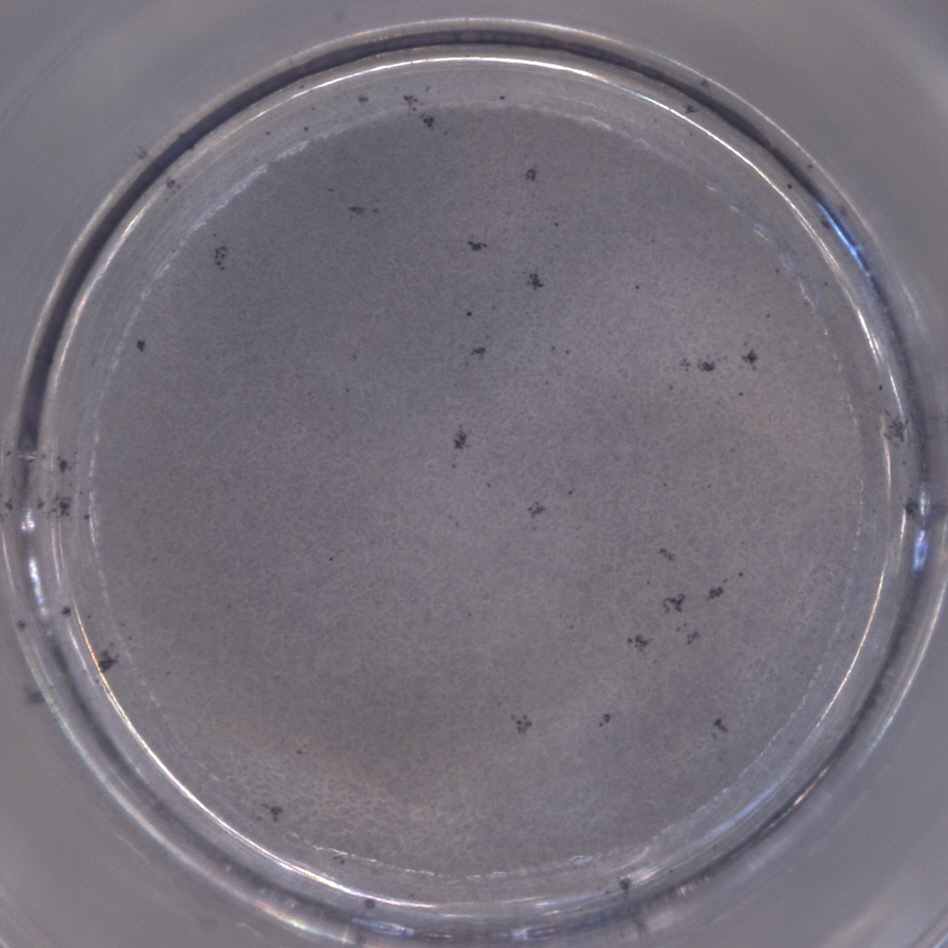
#> input picture P1/A2.jpg, 948 x 948 px, found by its file name
$ jupyter execute --allow-errors Image_border.ipynb
#> lines starting #> are read from the running program, lines starting #| are printed output that depends on the picture; after the words box and inside, x2 and y2 are one past the last pixel; in counts of white or black regions, pixels touching at a corner belong together
<a href="https://colab.research.google.com/github/XxIKumaxX/WiL_Siriraj/blob/main/Image_border.ipynb" target="_parent"></a>

[cell 1]
from google.colab import drive
drive.mount('/content/drive')

# Library

[cell 2]
import numpy as np
import cv2
from google.colab.patches import cv2_imshow

#Circles border

[cell 3]
def circle_border(img, imagesize, margin=0):
  high, width = imagesize, imagesize
  imgresize = cv2.resize(img,(width, high))
  gray_img = cv2.cvtColor(imgresize,cv2.COLOR_GRAY2BGR)
  img_blur = cv2.medianBlur(imgresize, 5) # ปรับ blur เพื่อให้เร็วขึ้น

  # Find center point
  # cv2.HoughCircles (image, method, dp, minDist = imagesize, param1 = 100, param2 = 100, minRadius = 0, maxRadius = 0)
  # dp=1 , the accumulator has the same resolution as the input image
  circles = cv2.HoughCircles(img_blur,cv2.HOUGH_GRADIENT,1,imagesize,
                             param1=100,param2=100,minRadius=0,maxRadius=0)
  circles = np.uint16(np.around(circles))

  #Draw circle border
  for i in circles[0,:]:
    # draw the outer circle
    cv2.circle(gray_img,(i[0],i[1]),i[2],(0,255,0),2) # circle(ภาพ, ตำแหน่งจุดศูนย์กลางวงกลม(x,y), รัศมี, สี, ความหนา)
    # draw the inner circle
    cv2.circle(gray_img,(i[0],i[1]),i[2]-margin,(0,0,255),1)

    cv2_imshow(gray_img) # cv2.imshow("Output", gray_img) กรณี run ในเครื่อง
    x = i[0]
    y = i[1]
    r = i[2]-margin
  return np.array([x,y,r]) # x,y,radius

[cell 4]
img = cv2.imread('/content/drive/Shareddrives/Will Project/data/image data border/A2.jpg',0)
#> img: shape (948, 948); min 40, max 255, mean 116.1
circle_border(img, 500, -10) # run 8 วินาที, หลังปรับ blur ใช้เวลาไม่ถึง 1วิ
#> in circle_border, `circles = cv2.HoughCircles(img_blur,cv2.HOUGH_GRADIENT,1,imagesize, pa..`: circles = [[250.5, 256.5, 233.8]]
#> in circle_border, `circles = np.uint16(np.around(circles))`: circles = [[250, 256, 234]]
#> the loop in circle_border, `for i in circles[0,:]:` made 1 pass
#> (i, x, y, r) on pass 1: ([250, 256, 234], 250, 256, 244)
#> pass 1, in circle_border, `cv2_imshow(gray_img) # cv2.imshow("Output", gray_img) กรณี run ในเครื่อง`:
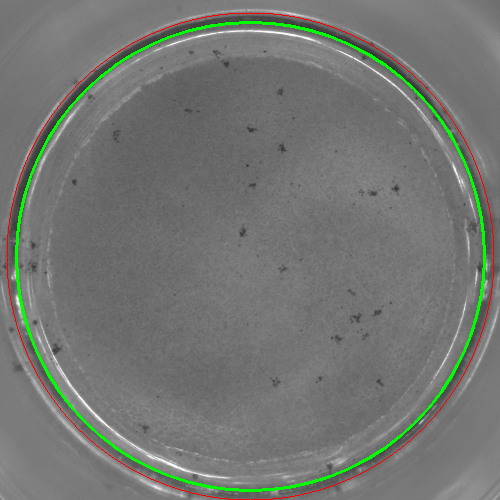
#> shown: shape (500, 500, 3); mean B, G, R 113.7, 118, 115.1
#> Out = [250, 256, 244]

[cell 5]
img_left = cv2.imread('/content/drive/Shareddrives/Will Project/data/image data border/A2.1.jpg',0)
#> (the rest of this cell did not finish here and is left out)


[cell 6]
A11 = cv2.imread('/content/drive/Shareddrives/Will Project/data/image data border/A11.jpg',0)
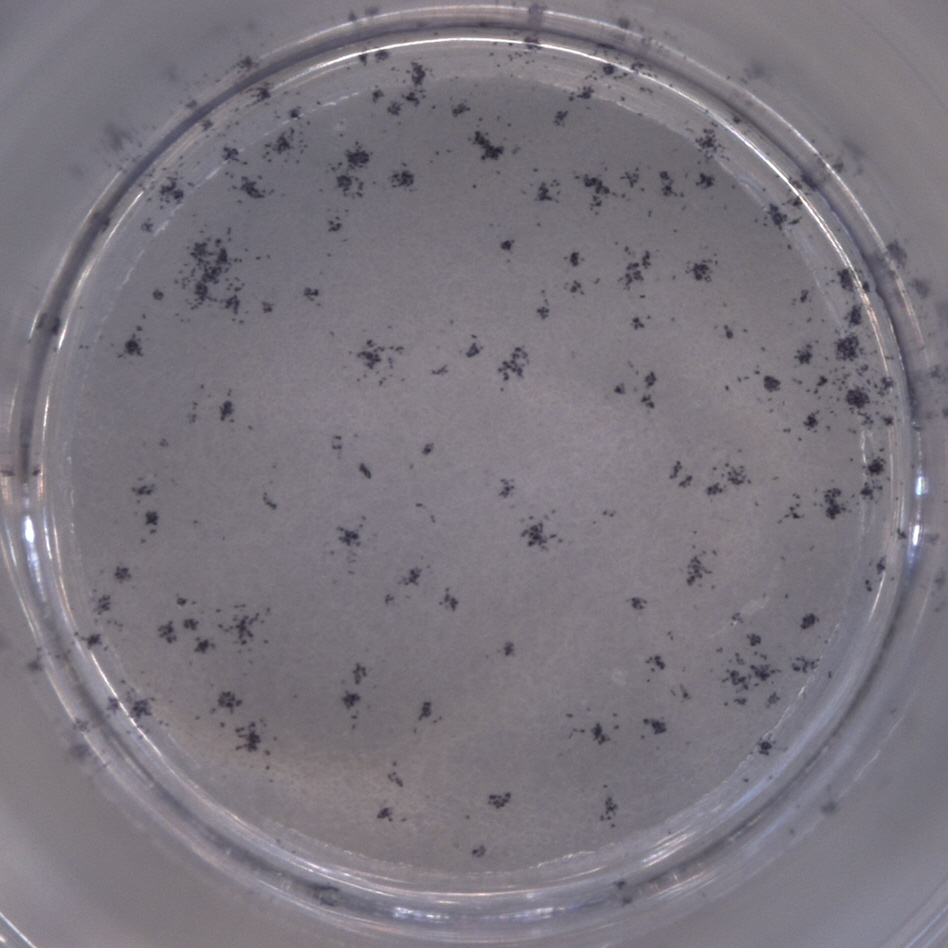
#> input picture P1/A11.jpg, 948 x 948 px, found by its file name
#> A11: shape (948, 948); min 35, max 255, mean 120.7
# imagesize = 800
circle_border(A11, 800, 5) # run 27วินาที ยิ่งรูป size ใหญ่ยิ่งนาน , หลังปรับ blur ใช้เวลา 1วิ
#> in circle_border (call 3), `circles = cv2.HoughCircles(img_blur,cv2.HOUGH_GRADIENT,1,imagesize, pa..`: circles = [[395.5, 393.5, 359.1]]
#> in circle_border (call 3), `circles = np.uint16(np.around(circles))`: circles = [[396, 394, 359]]
#> the loop in circle_border (call 3), `for i in circles[0,:]:` made 1 pass
#> (i, x, y, r) on pass 1: ([396, 394, 359], 396, 394, 354)
#> pass 1, in circle_border (call 3), `cv2_imshow(gray_img) # cv2.imshow("Output", gray_img) กรณี run ในเครื่อง`:
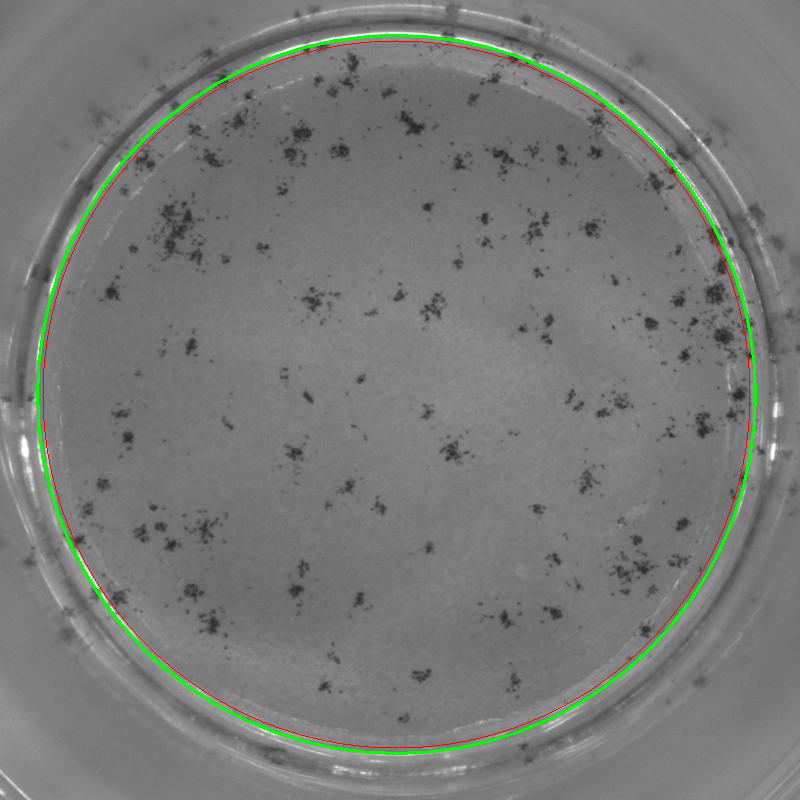
#> shown: shape (800, 800, 3); mean B, G, R 118.7, 121.4, 119.5
#> Out = [396, 394, 354]

# Image crop

[cell 7]
def crop_inner_circle(img,size,circle):
  high, width = size, size
  imgresize = cv2.resize(img,(width, high))
  x,y,r = circle

  mask = np.zeros(imgresize.shape, dtype=np.uint8)
  cv2.circle(mask,(x,y),r,(255,255,255),-1,8,0)
  result_array = imgresize & mask
  return result_array

[cell 8]
img = cv2.imread('/content/drive/Shareddrives/Will Project/data/image data border/A11.jpg',0)
# Example
# image size is 500, margin of inner border is -25 from outer border
circle = circle_border(img, 500, 25) # return x, y (center of circle), radius
#> in circle_border (call 4), `circles = cv2.HoughCircles(img_blur,cv2.HOUGH_GRADIENT,1,imagesize, pa..`: circles = [[249.5, 245.5, 234.8]]
#> in circle_border (call 4), `circles = np.uint16(np.around(circles))`: circles = [[250, 246, 235]]
#> the loop in circle_border (call 4), `for i in circles[0,:]:` made 1 pass
#> (i, x, y, r) on pass 1: ([250, 246, 235], 250, 246, 210)
#> pass 1, in circle_border (call 4), `cv2_imshow(gray_img) # cv2.imshow("Output", gray_img) กรณี run ในเครื่อง`:
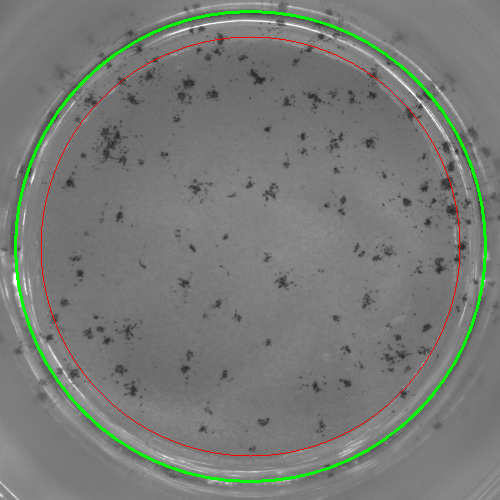
#> shown: shape (500, 500, 3); mean B, G, R 118.1, 122.6, 119.3
#> circle = [250, 246, 210]

cv2_imshow(crop_inner_circle(img,500,circle))
#> in crop_inner_circle, `x,y,r = circle`: x = 250; y = 246; r = 210
#> in crop_inner_circle, `cv2.circle(mask,(x,y),r,(255,255,255),-1,8,0)`:
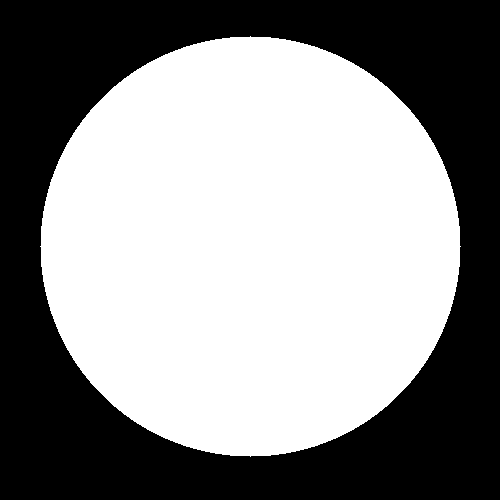
#> mask: shape (500, 500); 55.4% white; 1 black region, box (x1, y1, x2, y2) and area: (0, 0, 500, 500) 111495
#> in crop_inner_circle, `result_array = imgresize & mask`:
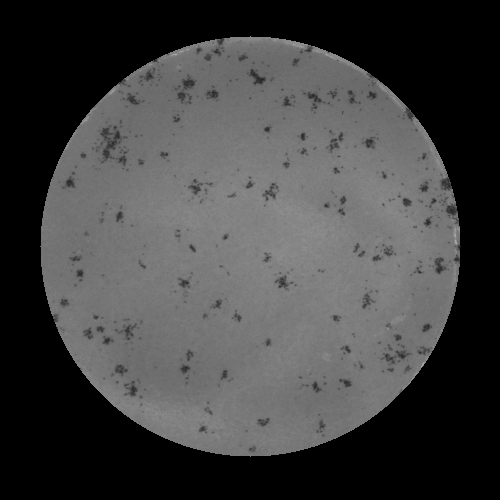
#> result_array: shape (500, 500); min 0, max 171, mean 65
